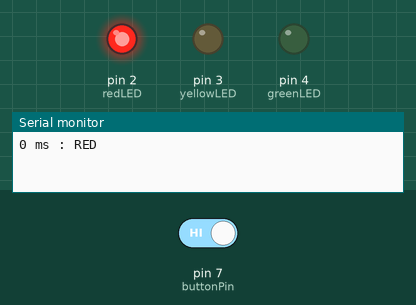
Simulated run of this sketch. Board: Arduino Uno, built with avr-gcc and run on an emulated ATmega328P. On the bench: output pins drawn as LEDs (lit = HIGH), the last lines printed to the serial monitor. The inputs (shaded band) are chosen by the test bench; at power-on: pin 7 (buttonPin) HIGH.

Above: at 1.2 s.
1.3 s: pin 7 (buttonPin) driven LOW
At 7.6 s:
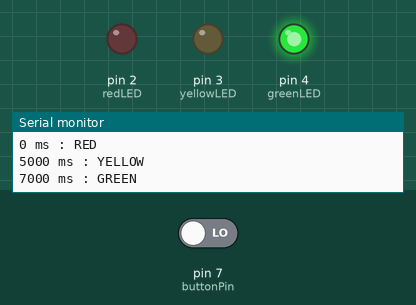
12.5 s: pin 7 (buttonPin) driven HIGH
At 25.4 s:
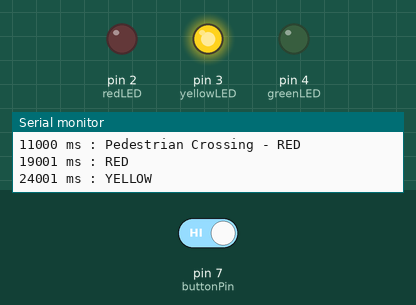
Timing chart, 0 to 31.5 s (numbered marks = the images above; inputs shaded):
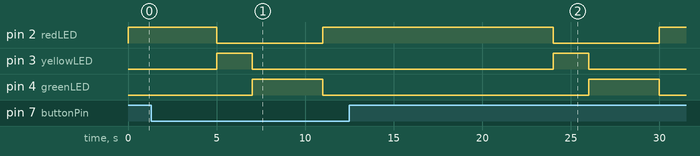

Measured:
- after the input at 12.5 s, pin 2 (redLED): HIGH → LOW after 11.5 s, → HIGH 6.0 s later; pin 3 (yellowLED): LOW → HIGH after 11.5 s, → LOW 2.0 s later; pin 4 (greenLED): LOW → HIGH after 13.5 s, → LOW 4.0 s later

The sketch:

traffic_light.ino
```cpp
/*
  Traffic Light Controller with Pedestrian Button
  Author: Rubadharshini
*/

const int redLED = 2;
const int yellowLED = 3;
const int greenLED = 4;
const int buttonPin = 7;

void setup() {
  pinMode(redLED, OUTPUT);
  pinMode(yellowLED, OUTPUT);
  pinMode(greenLED, OUTPUT);
  pinMode(buttonPin, INPUT_PULLUP);

  Serial.begin(9600);
}

void loop() {

  // Pedestrian button pressed
  if (digitalRead(buttonPin) == LOW) {
    digitalWrite(redLED, HIGH);
    digitalWrite(yellowLED, LOW);
    digitalWrite(greenLED, LOW);

    Serial.print(millis());
    Serial.println(" ms : Pedestrian Crossing - RED");

    delay(8000);
    return;
  }

  // RED
  digitalWrite(redLED, HIGH);
  digitalWrite(yellowLED, LOW);
  digitalWrite(greenLED, LOW);

  Serial.print(millis());
  Serial.println(" ms : RED");

  delay(5000);

  // YELLOW
  digitalWrite(redLED, LOW);
  digitalWrite(yellowLED, HIGH);
  digitalWrite(greenLED, LOW);

  Serial.print(millis());
  Serial.println(" ms : YELLOW");

  delay(2000);

  // GREEN
  digitalWrite(redLED, LOW);
  digitalWrite(yellowLED, LOW);
  digitalWrite(greenLED, HIGH);

  Serial.print(millis());
  Serial.println(" ms : GREEN");

  delay(4000);
}
```
